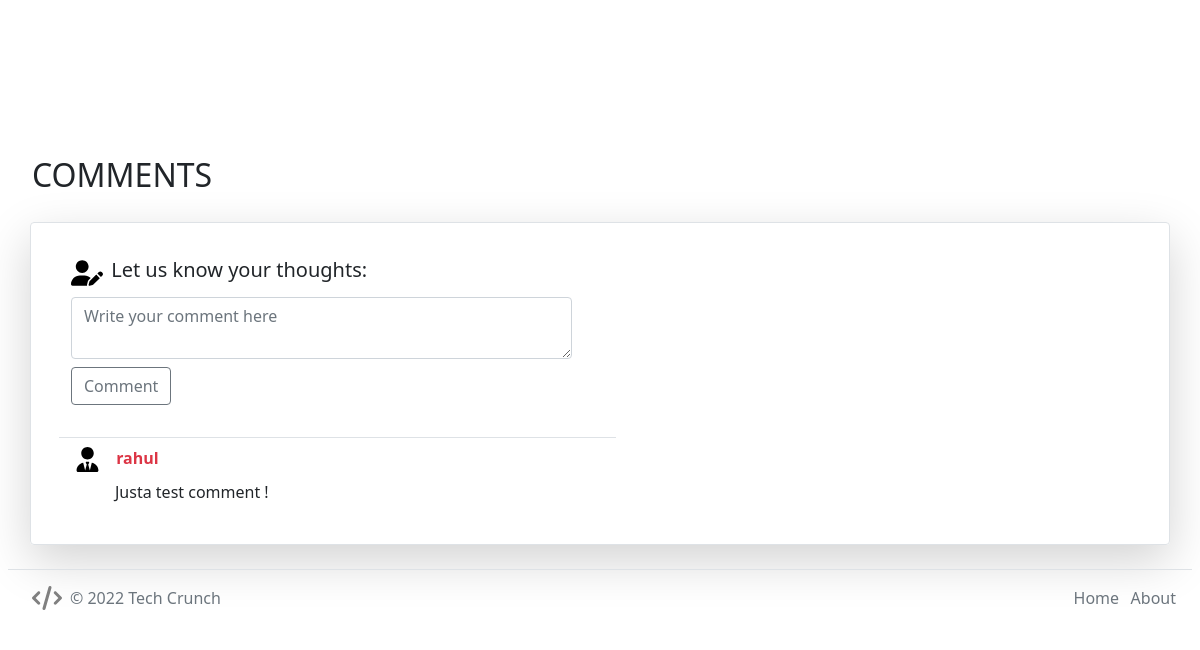
Page /blogs/11 (lower part) on the earlier database version.
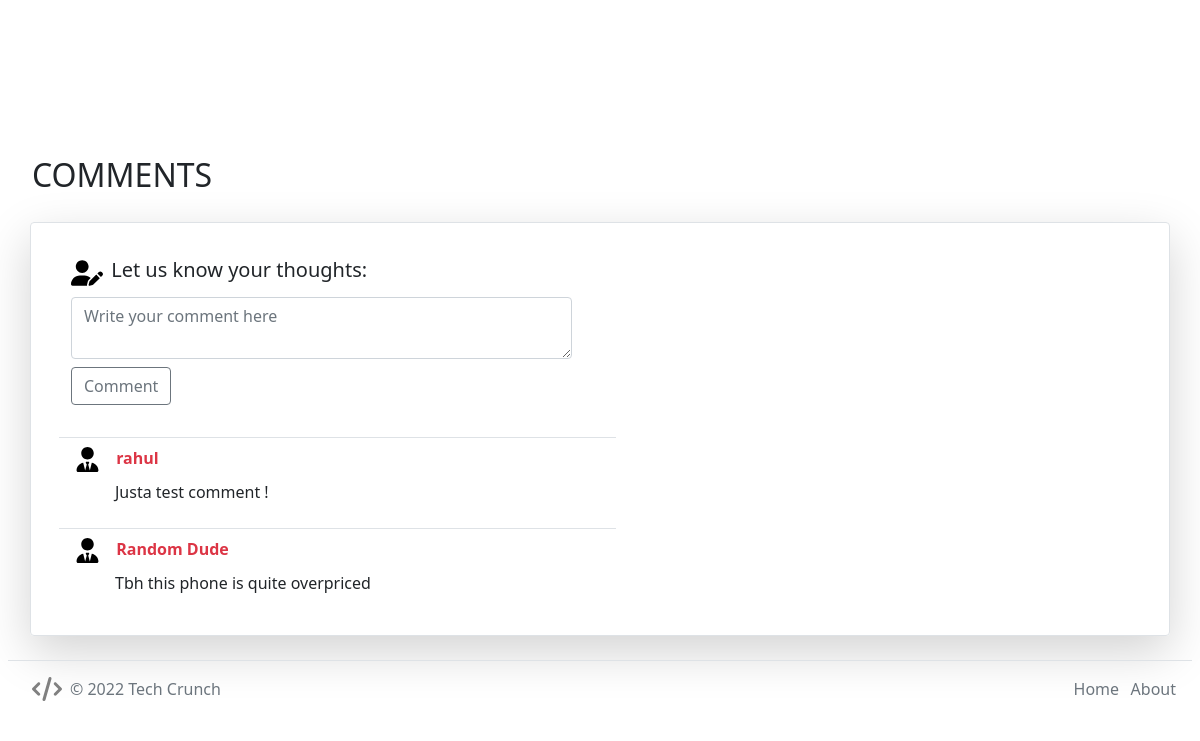
Same page on the later database version.
### blogs/models.py (models this page shows, shortened)
class Comment(models.Model):
    sno = models.AutoField(primary_key=True)
    user = models.ForeignKey(User, on_delete=models.CASCADE)
    blog = models.ForeignKey(Blog, on_delete=models.CASCADE)
    data = models.TextField()

### blogs/views.py (the view, shortened to what this page needs)
# urls.py: path('blogs/<int:id>' , blog_detail_view , name = 'blogs'),
def blog_detail_view(request , id):
    blog = Blog.objects.get(id = id)
    comments = Comment.objects.filter(blog=blog)
    context = {
        "blog" : blog,
        "comments" : comments
    }
    return render(request , "blog_detail.html" , context = context)

### blogs/templates/blog_detail.html (shortened to what this page needs)
{% extends 'base.html' %} {% block content %}
<div class="content-container mb-5 pb-5">
  <div class="text-container mx-auto my-4">
    <div class="mx-4">
      <div class="mx-4 mb-4 pb-4">
      </div>
    </div>
  </div>
</div>
<h2 class="my-4 mx-3 px-3 pb-1">COMMENTS</h2>
<div class="container-md py-4 border rounded shadow-lg">
  <div class="container-fluid col-md-6 offset-md-0 mt-2">
    <form class="mt-2 px-3" method="POST">
      <div class="row">
        <div class="col-md-12 text-start">
          <header class="ms-1 d-inline" style="font-size: 20px">
            Let us know your thoughts:
          </header>
        </div>
      </div>
      <div class="row mt-2">
        <div class="col-md-12">
          <textarea
            name="comment"
            class="form-control"
            id="comment"
            rows="2"
            placeholder="Write your comment here"
          ></textarea>
        </div>
      </div>
      <div class="row mt-2">
        <div class="col-md-4 text-start">
          <button
            name="comment-button"
            type="submit"
            class="btn btn-outline-secondary mb-4"
          >
            Comment
          </button>
        </div>
      </div>
    </form>
    <div class="row flex-column">
      {% for comment in comments %}
      <div class="col-md-12 mt-2 pt-2 px-3 mx-3 border-top">
        <div class="text-start col-12">
          <h6 class="ms-2 ps-1 d-inline text-danger">
            <b>{{comment.user}}</b>
          </h6>
        </div>
        <div class="col-11 text-start text-break mt-2 ms-4 ps-3">
          <p>{{comment.data}}</p>
        </div>
      </div>
      {% endfor %}
    </div>
  </div>
</div>
{% endblock %}

Differences in the rows shown:
added Comment: user "Random Dude", data "Tbh this phone is quite overpriced"
